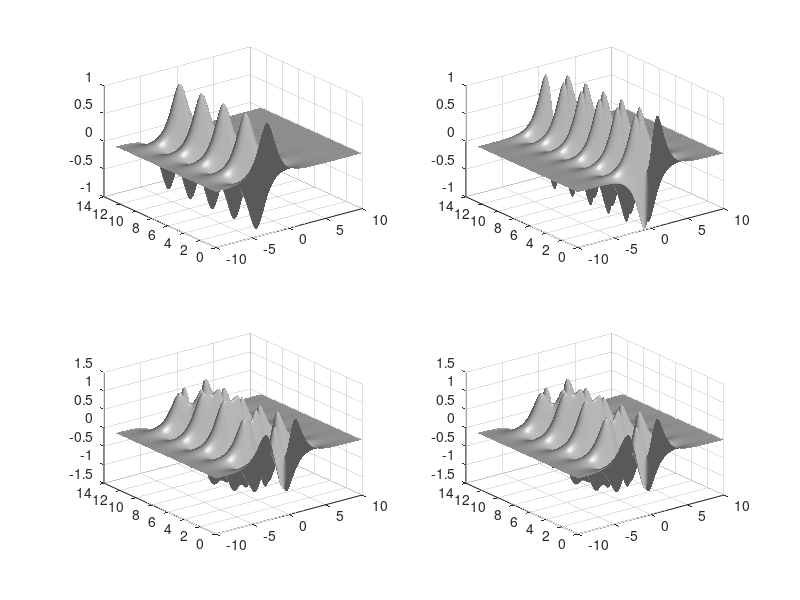
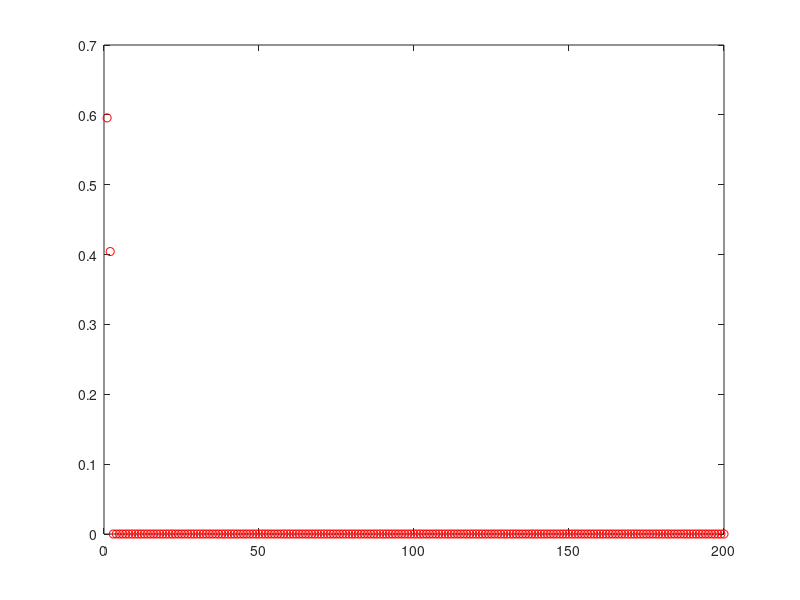
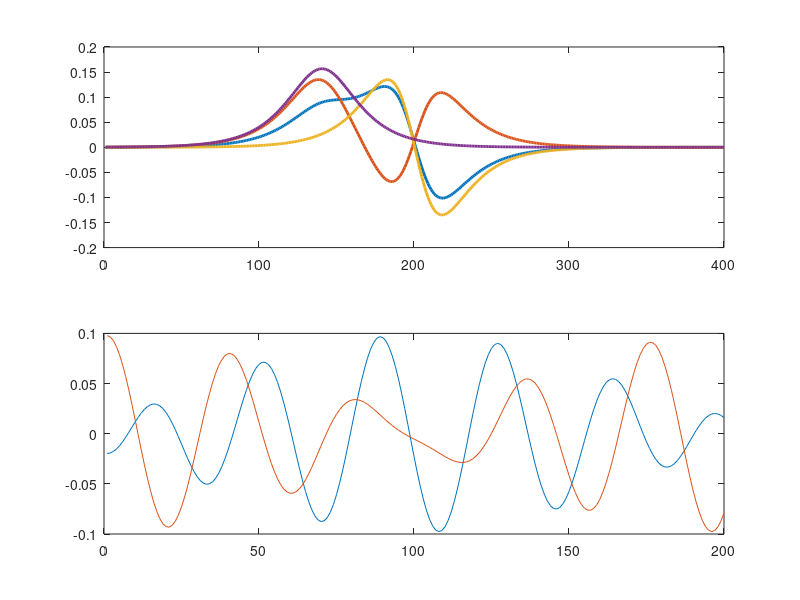
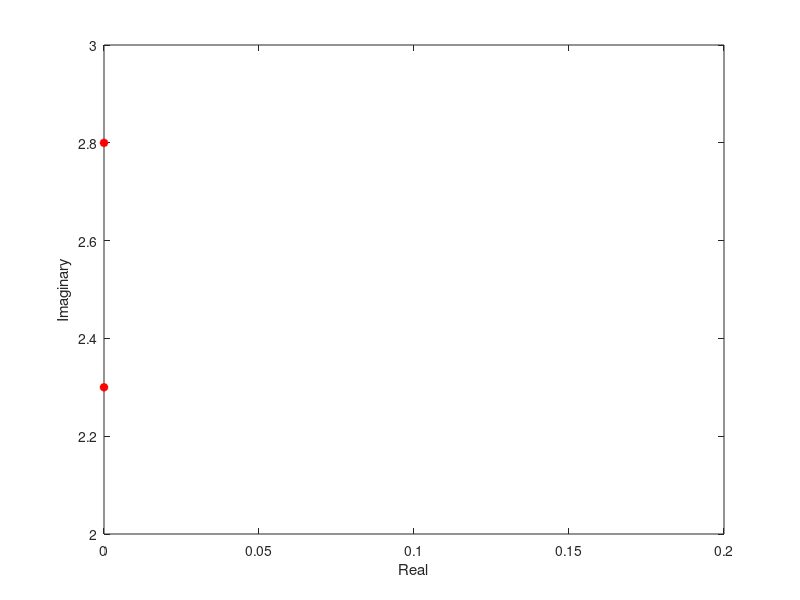

Here is the MATLAB script that generated these plots, in order:
clear all;
close all;

%% spatiotemporal variables
%space
xi = linspace(-10,10,400);

%time
t = linspace(0,4*pi,200);
dt = t(2)-t(1); %time step

%spatio-temporal grid
[Xgrid,T] = meshgrid(xi,t);

%% create two spatio-temporal patterns, numerical data
f1 = sech(Xgrid+3).*(1*exp(1i*2.3*T));
f2 = (sech(Xgrid).*tanh(Xgrid)).*(2*exp(1i*2.8*T));
f = f1+f2;
%plotting
%first function
figure(1)
subplot(2,2,1)
surfl(Xgrid,T,real(f1));
shading interp
colormap (gray)
%second function
subplot(2,2,2)
surfl(Xgrid,T,real(f2));
shading interp
colormap (gray)
%sum of both function
subplot(2,2,3)
surfl(Xgrid,T,real(f));
shading interp
colormap (gray) 
%the question is: if you measure (f), could you back up the two modes that
%build it, i.e., f1 and f2.

%% svd, low rank structure
[u,s,v] = svd(f.');
%eigenvalues of svd
%plotting eigenvalues
figure(2)
plot(diag(s)/(sum(diag(s))),'ro') %it is obvious that we have two dominant modes
%plotting eigenvectors
figure(3)
%plot the spatial modes
subplot(2,1,1)
plot(real(u(:,1:2)),'Linewidth',2)%modes
%plot the temporal modes
subplot(2,1,2)
plot(real(v(:,1:2))) 

%% DMD
%the total dataset matrix
X = f.'; %rows are spatial data and columns are time snapshots.
%the current dataset matrix
X1 = X(:,1:end-1);
%the +dt dataset matrix
X2 = X(:,2:end);

%STEP 1: SVD
%rank trauncation (2 modes)
r = 2;
[U,S,V] = svd(X1,'econ');

Ur = U(:,1:r);
Sr = S(1:r,1:r);
Vr = V(:,1:r);

%least square matrix/linear operator
Atilde = Ur'*X2*Vr/Sr;
%eigen decomposition
[W,D] = eig(Atilde); %eigenvectors and eigenvalues
%DMD modes 
Phi = X2*Vr/Sr*W; 
%DMD eigenvalues
lambda = diag(D);
omega = log(lambda)/dt;
%plotting
figure(3)
subplot(2,1,1), hold on
plot(real(Phi),'Linewidth',2)

%reconstruction of modes/function in time
x1 = X(:,1); %t=0
b = Phi\x1;

%short-timefuture preiction
%t2 = linspace(0,20*pi,200);

time_dynamics = zeros(r,length(t));
for iter = 1:length(t)
    time_dynamics(:,iter) = (b.*exp(omega*t(iter)));
end

X_DMD = Phi * time_dynamics;
%plotting
figure(1)
subplot(2,2,4)
surfl(Xgrid,T,real(X_DMD).')
shading interp
colormap gray

%check the eignevalues that all of them imaginary
figure(4)
plot(real(omega),imag(omega),'r*','Linewidth',2)
xlabel('Real')
ylabel('Imaginary')
xlim([0 0.2])
ylim([2 3])

